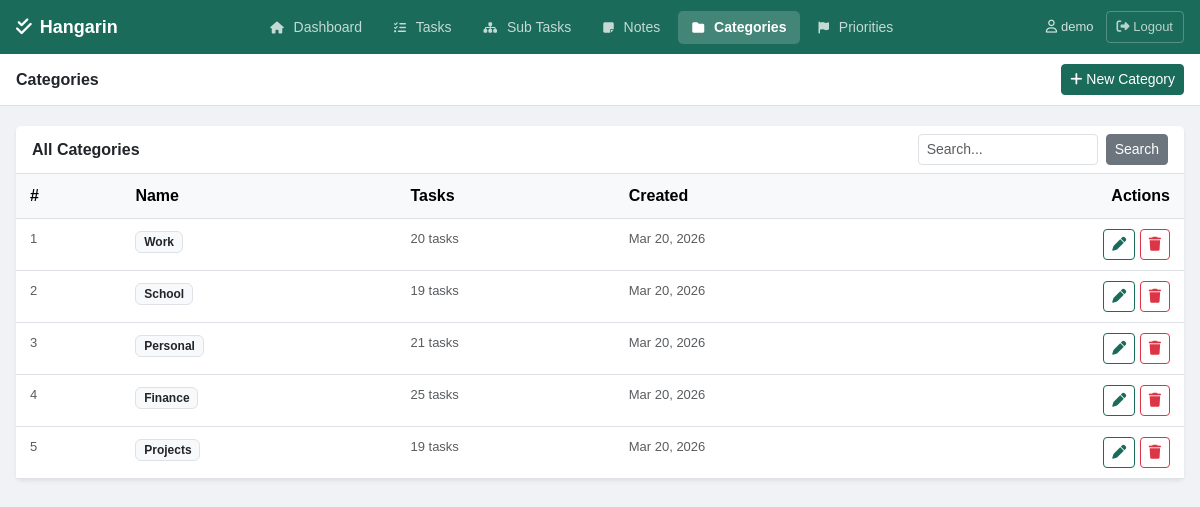
The page /categories/ (signed in) on the database its author committed.
### tasks/models.py (models this page shows, shortened)
class BaseModel(models.Model):
    created_at = models.DateTimeField(auto_now_add=True)
    updated_at = models.DateTimeField(auto_now=True)
    class Meta:
        abstract = True

class Category(BaseModel):
    name = models.CharField(max_length=100)
    class Meta:
        verbose_name = "Category"
        verbose_name_plural = "Categories"

### tasks/views.py (the view)
# urls.py: path('categories/', views.category_list, name='category_list'),
@login_required
def category_list(request):
    query = request.GET.get('q', '')
    categories = Category.objects.all()
    if query:
        categories = categories.filter(name__icontains=query)
    paginator = Paginator(categories, 10)
    page_obj = paginator.get_page(request.GET.get('page'))
    return render(request, 'tasks/category_list.html', {
        'page_obj': page_obj, 'query': query, 'active_page': 'categories'
    })

### templates/tasks/category_list.html (shortened to what this page needs)
{% extends 'tasks/base.html' %}
{% block page_title %}Categories{% endblock %}
{% block topbar_actions %}
<a href="{% url 'category_create' %}" class="btn btn-primary btn-sm"><i class="fa-solid fa-plus"></i> New Category</a>
{% endblock %}
{% block content %}
<div class="card border-0 shadow-sm">
    <div class="card-header bg-white d-flex justify-content-between align-items-center border-bottom">
        <span class="fw-semibold">All Categories</span>
        <form method="get" class="d-flex gap-2">
            <input type="text" name="q" value="{{ query }}" placeholder="Search..." class="form-control form-control-sm" style="width:180px;">
            <button type="submit" class="btn btn-secondary btn-sm">Search</button>
        </form>
    </div>
    {% if page_obj.object_list %}
    <div class="table-responsive">
        <table class="table table-hover mb-0">
            <thead class="table-light">
                <tr><th>#</th><th>Name</th><th>Tasks</th><th>Created</th><th class="text-end">Actions</th></tr>
            </thead>
            <tbody>
                {% for cat in page_obj %}
                <tr>
                    <td class="text-muted" style="font-size:13px;">{{ forloop.counter0|add:page_obj.start_index }}</td>
                    <td><span class="badge bg-light text-dark border">{{ cat.name }}</span></td>
                    <td class="text-muted" style="font-size:13px;">{{ cat.task_set.count }} task{{ cat.task_set.count|pluralize }}</td>
                    <td class="text-muted" style="font-size:13px;">{{ cat.created_at|date:"M d, Y" }}</td>
                    <td class="text-end">
                        <a href="{% url 'category_edit' cat.pk %}" class="btn btn-outline-primary btn-sm"><i class="fa-solid fa-pen"></i></a>
                        <a href="{% url 'category_delete' cat.pk %}" class="btn btn-outline-danger btn-sm"><i class="fa-solid fa-trash"></i></a>
                    </td>
                </tr>
                {% endfor %}
            </tbody>
        </table>
    </div>
    {% else %}
    <div class="card-body text-center py-5 text-muted">
        <i class="fa-solid fa-folder-open fa-2x mb-3 d-block opacity-25"></i>
        <p>{% if query %}No categories found.{% else %}No categories yet. <a href="{% url 'category_create' %}" style="color:#1a6b5a;">Add one!</a>{% endif %}</p>
    </div>
    {% endif %}
</div>
{% endblock %}

### templates/tasks/base.html (shortened to what this page needs)
{% load pwa %}
{% load static %}
<!DOCTYPE html>
<html lang="en">
<head>
    <link href="https://cdn.jsdelivr.net/npm/bootstrap@5.3.0/dist/css/bootstrap.min.css" rel="stylesheet">
    <link rel="stylesheet" href="https://cdnjs.cloudflare.com/ajax/libs/font-awesome/6.5.0/css/all.min.css">
</head>
<body>
<div class="top-navbar">
    <a href="{% url 'dashboard' %}" class="brand">
        <i class="fa-solid fa-check-double"></i> Hangarin
    </a>
    <nav class="desktop-nav">
        <a href="{% url 'dashboard' %}" class="nav-item {% if active_page == 'dashboard' %}active{% endif %}">
            <i class="fa-solid fa-house"></i> Dashboard
        </a>
        <a href="{% url 'task_list' %}" class="nav-item {% if active_page == 'tasks' %}active{% endif %}">
            <i class="fa-solid fa-list-check"></i> Tasks
        </a>
        <a href="{% url 'subtask_list' %}" class="nav-item {% if active_page == 'subtasks' %}active{% endif %}">
            <i class="fa-solid fa-sitemap"></i> Sub Tasks
        </a>
        <a href="{% url 'note_list' %}" class="nav-item {% if active_page == 'notes' %}active{% endif %}">
            <i class="fa-solid fa-note-sticky"></i> Notes
        </a>
        <a href="{% url 'category_list' %}" class="nav-item {% if active_page == 'categories' %}active{% endif %}">
            <i class="fa-solid fa-folder"></i> Categories
        </a>
        <a href="{% url 'priority_list' %}" class="nav-item {% if active_page == 'priorities' %}active{% endif %}">
            <i class="fa-solid fa-flag"></i> Priorities
        </a>
    </nav>
    <div class="user-area desktop-user">
        {% if user.is_authenticated %}
        <span><i class="fa-regular fa-user" style="margin-right:4px;"></i>{{ user.username }}</span>
        <a href="{% url 'logout' %}" class="logout-btn">
            <i class="fa-solid fa-right-from-bracket"></i> Logout
        </a>
        {% endif %}
    </div>
</div>
<div class="subbar">
    <h5>{% block page_title %}Dashboard{% endblock %}</h5>
    <div>{% block topbar_actions %}{% endblock %}</div>
</div>
<div class="content-area">
    {% block content %}{% endblock %}
</div>
</body>
</html>

### templates/tasks/base.html (style rules this page uses)
body { background-color: #f0f2f5; font-family: Arial, sans-serif; min-height: 100vh; }
.top-navbar { background-color: #1a6b5a; padding: 0 16px; height: 54px; display: flex; align-items: center; justify-content: space-between; position: sticky; top: 0; z-index: 1000; }
.top-navbar .brand { color: white; font-size: 18px; font-weight: 700; text-decoration: none; display: flex; align-items: center; gap: 8px; }
.desktop-nav { display: flex; align-items: center; gap: 4px; }
.desktop-nav .nav-item { color: rgba(255,255,255,0.75); text-decoration: none; padding: 6px 14px; border-radius: 5px; font-size: 14px; transition: all 0.15s; white-space: nowrap; }
.desktop-nav .nav-item.active { background-color: rgba(255,255,255,0.18); color: white; font-weight: 600; }
.desktop-nav .nav-item i { margin-right: 6px; font-size: 12px; }
.user-area { display: flex; align-items: center; gap: 12px; color: rgba(255,255,255,0.8); font-size: 13px; }
.logout-btn { color: rgba(255,255,255,0.7); text-decoration: none; font-size: 13px; padding: 5px 10px; border: 1px solid rgba(255,255,255,0.25); border-radius: 4px; transition: all 0.15s; background: transparent; cursor: pointer; font-family: Arial, sans-serif; }
.subbar { background-color: white; border-bottom: 1px solid #dee2e6; padding: 10px 16px; display: flex; justify-content: space-between; align-items: center; }
.subbar h5 { margin: 0; font-size: 16px; font-weight: 600; color: #212529; }
.content-area { padding: 20px 16px; max-width: 1200px; }
.btn-primary { background-color: #1a6b5a; border-color: #1a6b5a; }
.btn-outline-primary { color: #1a6b5a; border-color: #1a6b5a; }
.table > :not(caption) > * > * { padding: 10px 14px; }

### rows shown on the page
Category: name "Work", task_set.count "20", created_at "Mar 20, 2026"
Category: name "School", task_set.count "19", created_at "Mar 20, 2026"
Category: name "Personal", task_set.count "21", created_at "Mar 20, 2026"
Category: name "Finance", task_set.count "25", created_at "Mar 20, 2026"
Category: name "Projects", task_set.count "19", created_at "Mar 20, 2026"

### other values the page prints
{{ user.username }} "demo"
